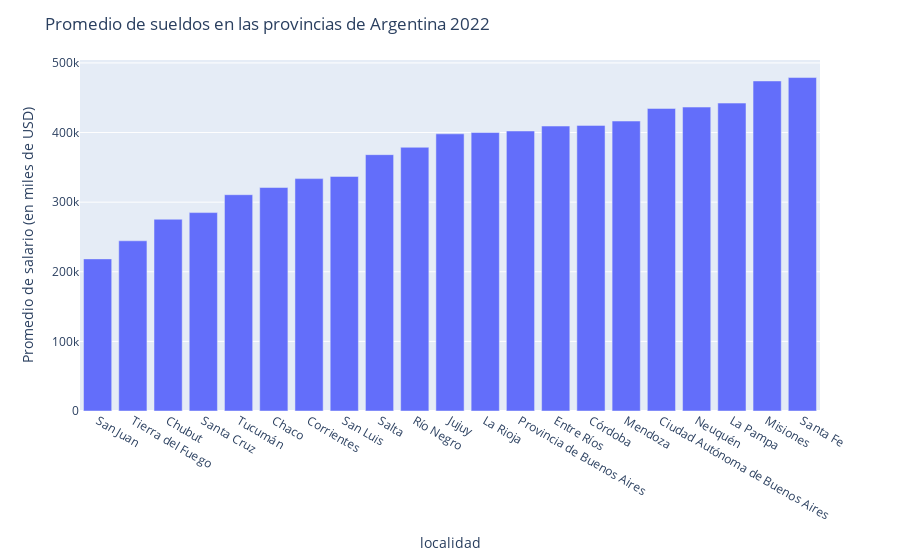

Notebook code cell kept with this figure:
### Markdown cell above
### GRAFICAMOS LOS RESULTADOS EN BARRAS PARA VISUALIZAR MEJOR.

### Code cell
# Ordenar valores de forma descendente
promedio_salarios_miles22 = promedio_salarios_miles22.sort_values(ascending=True)

# Crear figura
fig = px.bar(promedio_salarios_miles22, x=promedio_salarios_miles22.index, y=promedio_salarios_miles22,
             labels={'x': 'Localidad', 'y': 'Promedio de salario (en miles de USD)'})

# Configurar título del gráfico
fig.update_layout(title_text='Promedio de sueldos en las provincias de Argentina 2022')

# Mostrar figura
fig.show()

### Figure 1 — Plotly figure (JSON) as saved in the notebook; plotly's stock layout.template omitted (floating-point values rounded to 4 significant figures)
{"data": [{"alignmentgroup": "True", "hovertemplate": "localidad=%{x}<br>Promedio de salario (en miles de USD)=%{y}<extra></extra>", "legendgroup": "", "marker": {"color": "#636efa", "pattern": {"shape": ""}}, "name": "", "offsetgroup": "", "orientation": "v", "showlegend": false, "textposition": "auto", "type": "bar", "x": ["San Juan", "Tierra del Fuego", "Chubut", "Santa Cruz", "Tucumán", "Chaco", "Corrientes", "San Luis", "Salta", "Río Negro", "Jujuy", "La Rioja", "Provincia de Buenos Aires", "Entre Ríos", "Córdoba", "Mendoza", "Ciudad Autónoma de Buenos Aires", "Neuquén", "La Pampa", "Misiones", "Santa Fe"], "xaxis": "x", "y": [218500, 244500, 275425, 285000, 310700.0, 321000.0, 333800.0, 336900.0, 368200.0, 378800.0, 398125, 400000, 402200.0, 409300, 410300.0, 416500.0, 434600.0, 436600.0, 442309, 474100.0, 479000.0], "yaxis": "y"}], "layout": {"barmode": "relative", "legend": {"tracegroupgap": 0}, "margin": {"t": 60}, "title": {"text": "Promedio de sueldos en las provincias de Argentina 2022"}, "xaxis": {"anchor": "y", "domain": [0, 1], "title": {"text": "localidad"}}, "yaxis": {"anchor": "x", "domain": [0, 1], "title": {"text": "Promedio de salario (en miles de USD)"}}}}
